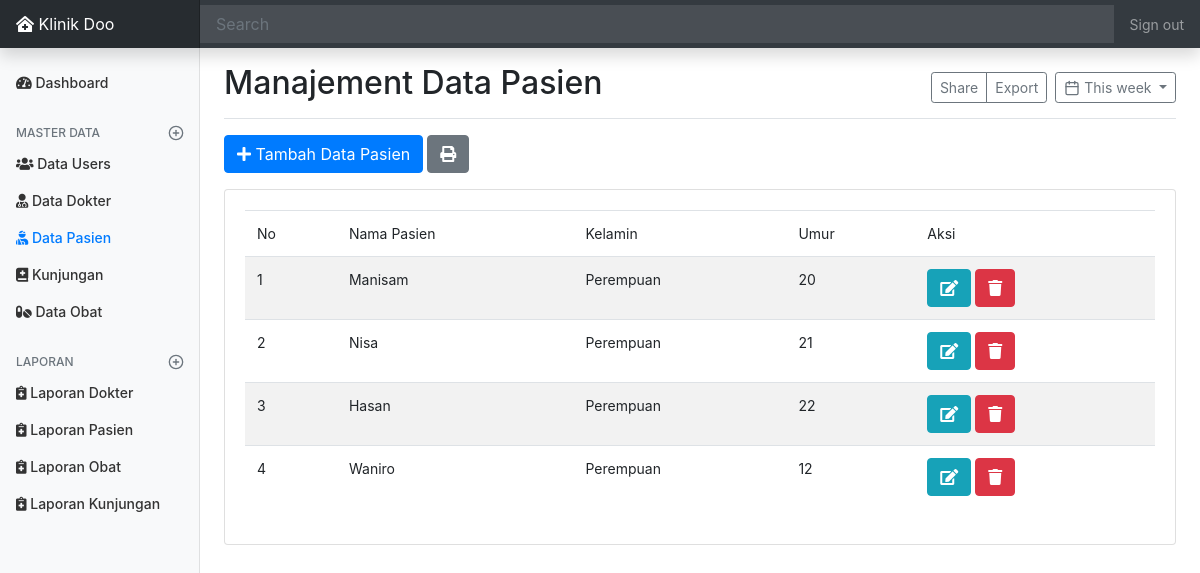
Page /index.php/admin/pasien on the committed database.
### tables this page shows
CREATE TABLE `pasien` (
  `id_pasien` int(11) NOT NULL,
  `nama_pasien` varchar(50) NOT NULL,
  `jk_pasien` enum('L','P') NOT NULL,
  `umur_pasien` int(11) NOT NULL
);

### application/controllers/admin/Pasien.php (called while the page is built, shortened)
<?php
class Pasien extends CI_Controller {
	public function __construct()
	{
		$this->load->model('Pasien_m');
		$this->load->library('form_validation');
	}
	public function index()
	{
		$data['title'] = 'Manajement Data Pasien';
		$data['pasien'] = $this->Pasien_m->get('pasien')->result_array();
		$this->form_validation->set_rules('nama', 'Nama Pasien', 'required|trim');
		$this->form_validation->set_rules('jk', 'Kelamin Pasien', 'required|trim');
		$this->form_validation->set_rules('umur', 'Umur Pasien', 'required|trim');
		if($this->form_validation->run() == FALSE) {
			$this->load->view('layout/header', $data);
			$this->load->view('layout/sidebar');
			$this->load->view('admin/pasien/index', $data);
			$this->load->view('layout/footer');
		}
	}
}

### index.php (called while the page is built, shortened)
<?php
require_once BASEPATH.'core/CodeIgniter.php';

### application/models/Pasien_m.php (called while the page is built, shortened)
<?php
class Pasien_m extends CI_Model {
	public function get($table)
	{
		return $this->db->get($table);
	}
}

### application/views/admin/pasien/index.php (the view, shortened to what this page needs)
<main role="main" class="col-md-9 ml-sm-auto col-lg-10 px-md-4">
  <div class="d-flex justify-content-between flex-wrap flex-md-nowrap align-items-center pt-3 pb-2 mb-3 border-bottom">
    <h1 class="h2"><?= $title; ?></h1>
    <div class="btn-toolbar mb-2 mb-md-0">
      <div class="btn-group mr-2">
        <button type="button" class="btn btn-sm btn-outline-secondary">Share</button>
        <button type="button" class="btn btn-sm btn-outline-secondary">Export</button>
      </div>
      <button type="button" class="btn btn-sm btn-outline-secondary dropdown-toggle">
        <span data-feather="calendar"></span>
        This week
      </button>
    </div>
  </div>
  <div class="row mb-2">
    <div class="col-md-6">
      <button type="button" class="btn btn-primary mb-2" data-toggle="modal" data-target="#formModalPasien">
        <i class="fas fa-plus"></i> Tambah Data Pasien
      </button>
      <a href="<?= base_url('laporan/pasien'); ?>" target="_blank" class="btn btn-secondary mb-2"><i class="fas fa-print"></i></a>
    </div>
  </div>
  <div class="card">
    <div class="card-body">
      <div class="row">
        <div class="col-md">
          <div class="table-responsive">
            <table class="table table-striped">
              <thead>
                <tr>
                  <td>No</td>
                  <td>Nama Pasien</td>
                  <td>Kelamin</td>
                  <td>Umur</td>
                  <td>Aksi</td>
                </tr>
              </thead>
              <tbody>
                <?php $no = 1; foreach($pasien as $u) : ?>
                  <tr>
                    <td><?= $no++; ?></td>
                    <td><?= $u['nama_pasien']; ?></td>
                    <td><?= $u['jk_pasien'] == 'L' ? 'Laki-Laki' : 'Perempuan'; ?></td>
                    <td><?= $u['umur_pasien']; ?></td>
                    <td>
                      <a href="<?= base_url('admin/pasien/ubah/') . $u['id_pasien']; ?>" class="btn btn-info"><i class="fas fa-edit"></i></a>
                      <a href="<?= base_url('admin/pasien/hapus/') . $u['id_pasien']; ?>" class="btn btn-danger" onclick="return confirm('Yakin Hapus ?')"><i class="fas fa-trash"></i></a>
                    </td>
                  </tr>
                <?php endforeach; ?>
              </tbody>
            </table>
          </div>
        </div>
      </div>
    </div>
  </div>
</main>

### assets/css/dashboard.css (style rules this page uses)
body { font-size: .875rem; }
.feather { width: 16px; height: 16px; vertical-align: text-bottom; }

### rows in the picture
pasien: nama_pasien "Manisam", jk_pasien "Perempuan", umur_pasien "20"
pasien: nama_pasien "Nisa", jk_pasien "Perempuan", umur_pasien "21"
pasien: nama_pasien "Hasan", jk_pasien "Perempuan", umur_pasien "22"
pasien: nama_pasien "Waniro", jk_pasien "Perempuan", umur_pasien "12"

### other values in the picture
$title "Manajement Data Pasien"
